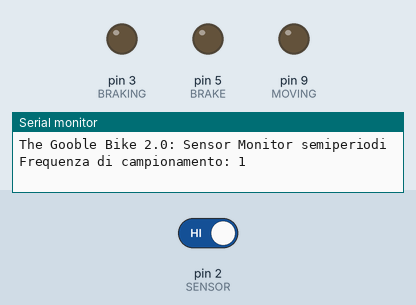
Recording of a sketch running on a simulated Arduino Uno, built with avr-gcc and run on an emulated ATmega328P. On the bench: output pins drawn as LEDs (lit = HIGH), the last lines printed to the serial monitor. Inputs (shaded band) come from the test bench; at power-on: pin 2 (SENSOR) HIGH.

Above: at 1.2 s.
1.3 s: pin 2 (SENSOR) driven LOW
2.8 s: pin 2 (SENSOR) driven HIGH
At 4.1 s:
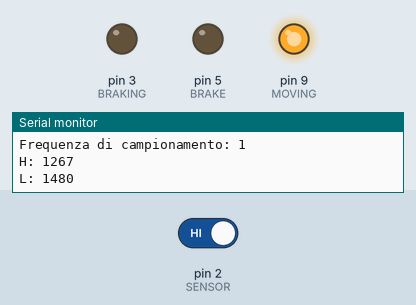
Timing chart, 0 to 5.8 s (numbered marks = the images above; inputs shaded):
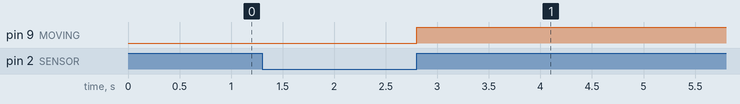

Measured:
- after the input at 2.8 s, pin 9 (MOVING): LOW → HIGH at once

The sketch:

monitor_semiperiodi_2.ino
```cpp
//The Gooble Bike 2.0!
//detects semiperiods
//determina il semiperiodo della forma d'onda del sensore di velocità
//e lo stampa in unità di campionamento (default 1 mS)
//il led verde lampeggia in toggle tra i semiperiodi
//frequenza di campionamento regolabile
//iDP 14/5/2017

//hw Gooble Bike 1.0
#define SENSOR  2
#define BRAKE   5
#define BRAKING 3
#define MOVING  9
#define TCAMP   1

int sensor;
int previous;
int status;
int countLOW=0;
int countHIGH=0;
void setup() {
  pinMode(SENSOR,INPUT);
  pinMode(BRAKE,OUTPUT);
  pinMode(BRAKING,OUTPUT);
  pinMode(MOVING,OUTPUT);
  digitalWrite(BRAKE,LOW);
  digitalWrite(BRAKING,LOW);
  digitalWrite(MOVING,LOW);
  sensor=digitalRead(SENSOR);
  previous=sensor;
  status=sensor;
  Serial.begin(9600);
  while(!Serial);
  Serial.println("The Gooble Bike 2.0: Sensor Monitor semiperiodi");
  Serial.print("Frequenza di campionamento: ");
  Serial.println(TCAMP);
}

void loop() {
  //campionamento
  sensor=digitalRead(SENSOR);   //legge sensore di velocità
  //rilevamento fronti
  if(sensor!=previous) {        //fronte del segnale
    if(sensor==HIGH) {          //fronte positivo
      //stampa conteggio semiperiodo LOW, inizia conteggio HIGH
      Serial.print("L: ");
      Serial.println(countLOW);
      status=HIGH;
      countHIGH=1;
      digitalWrite(MOVING,HIGH);  //toggle led verde
    }
    else { //fronte negativo
      //stampa conteggio semiperiodo HIGH, inizia conteggio LOW
      Serial.print("H: ");
      Serial.println(countHIGH);
      status=LOW;
      countLOW=1;
      digitalWrite(MOVING,LOW); //toggle led verde
    }
  }
  else { //nessun fronte conta TCAMP in base allo stato
    if (status==HIGH) { //incrementa contatore HIGH
      countHIGH++;
    }
    else { //incrementa contatore LOW
      countLOW++;
    }
  }
  //aggiorna stato precedente
  previous=sensor;
  //intervallo di campionamento
  delay(TCAMP);
}
```
